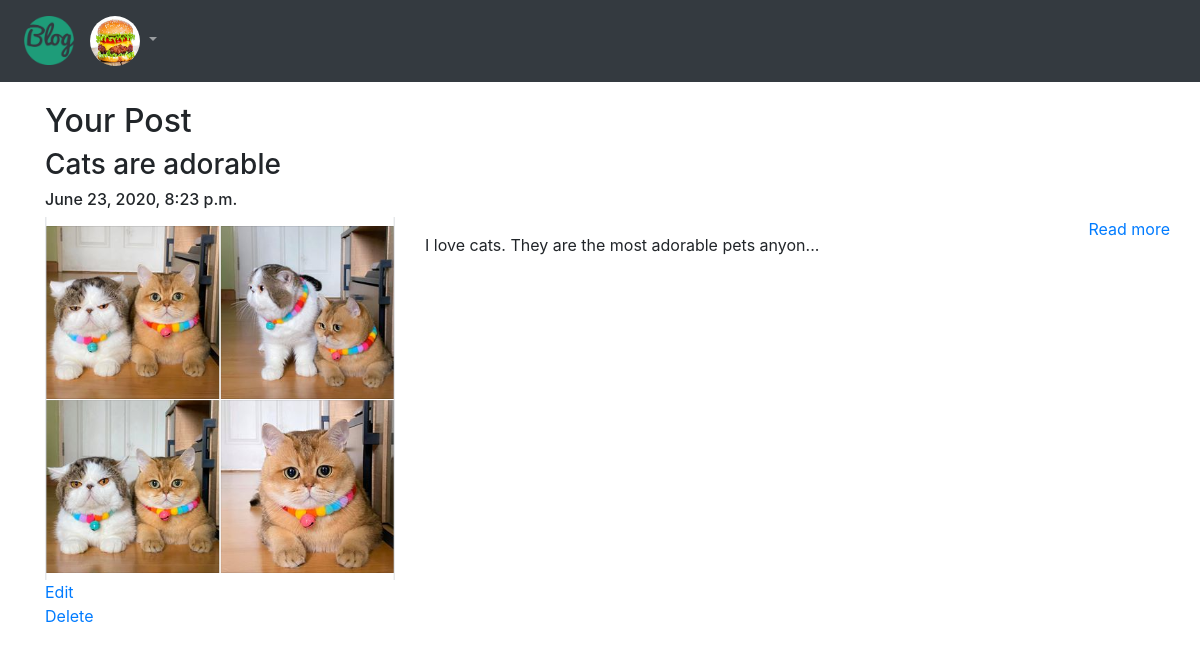
The page /blog/my-blogs/ (signed in) on the database its author committed.
### App_Login/models.py (models this page shows)
class UserProfile(models.Model):
    user = models.OneToOneField(User,related_name='user_profile',on_delete=models.CASCADE)
    profile_pic = models.ImageField(upload_to='profile_pics')

### App_Blog/models.py (models this page shows, shortened)
class Blog(models.Model):
    author = models.ForeignKey(User, on_delete = models.CASCADE, related_name="post_author")
    blog_title = models.CharField(max_length=264,verbose_name="Put a title")
    slug = models.SlugField(max_length=264,unique=True)
    blog_content = models.TextField(verbose_name="What is on your mind?")
    blog_image = models.ImageField(upload_to='blog_images')
    publish_date = models.DateTimeField(auto_now_add=True)
    update_date = models.DateTimeField(auto_now=True)
    class Meta:
        ordering = ('-publish_date',)

### App_Blog/views.py (the view)
# urls.py: path('my-blogs/',views.MyBlogs.as_view(), name='my_blogs'),
class MyBlogs(TemplateView):
    model = Blog
    context_object_name = 'blogs'
    template_name = 'App_Blog/my_blogs.html'

### App_Blog/templatetags/custom_filters.py (called while the page is built)
def range_filter(value):
    return value[0:50] + "..."

### templates/App_Blog/my_blogs.html (shortened to what this page needs)
{% extends 'base.html' %}
{% load custom_filters %}
{% block body_block %}
<h2>Your Post</h2>
{% for blog in user.post_author.all %}
<h3>{{ blog.blog_title }}</h3>
<h6>{{ blog.publish_date }}</h6>
<div class="row">
  <div class="col-sm-4">
    <img src="/media/{{blog.blog_image}}" width="100%">
  </div>
  <div class="col sm-8">
    <p>{{ blog.blog_content|range_filter|linebreaks }}</p>
  </div>
  <a href="{% url 'App_Blog:blog_details' slug=blog.slug %}">Read more</a>
</div>
{% if blog.author == user  %}
<a href="{% url 'App_Blog:edit_blog' pk=blog.pk %}">Edit</a> <br> <a href="{% url 'App_Blog:delete_blog' pk=blog.pk %}">Delete</a>
{% endif %}
{% endfor %}
{% endblock %}

### templates/base.html (shortened to what this page needs)
<!DOCTYPE html>
<html>
<head>
  <link rel="stylesheet" href="https://maxcdn.bootstrapcdn.com/bootstrap/4.4.1/css/bootstrap.min.css">
  <link href="https://maxcdn.bootstrapcdn.com/font-awesome/4.7.0/css/font-awesome.min.css" rel="stylesheet">
	<link type="text/css" rel="stylesheet" href="/asset/css/font-awesome.min.css">
</head>
<body>
	<nav class="navbar navbar-expand-sm bg-dark navbar-dark">
    <ul class="navbar-nav">
      <li class="nav-item">
        <a class="nav-link" href="{% url 'index' %}"><img src="/media/logo.png" width="50px"></a>
      </li>
			{% if user.is_authenticated %}
			<div class="nav-item dropdown">
				{% if user.user_profile.profile_pic %}
				<a class="nav-link dropdown-toggle" href="#" id="navbardrop" data-toggle="dropdown">
					<img src="/media/{{user.user_profile.profile_pic}}" class="rounded-circle" width="50px" height="50px">
				</a>
				{% else %}
				<a class="nav-link dropdown-toggle" href="#" id="navbardrop" data-toggle="dropdown">
					<img src="/media/profile_pics/gulgul.jpg" class="rounded-circle" width="50px" height="50px">
				</a>
				{% endif %}
			</div>
			{% endif %}
    </ul>
  </nav>
	<div class="container" style="padding-top: 20px">
		{% block body_block %}
		{% endblock %}
	</div>
</body>
</html>

### rows shown on the page
Blog: blog_title "Cats are adorable", publish_date "June 23, 2020, 8:23 p.m.", blog_image (picture), blog_content|range_filter "I love cats. They are the most adorable pets anyon...", shows "Edit"
